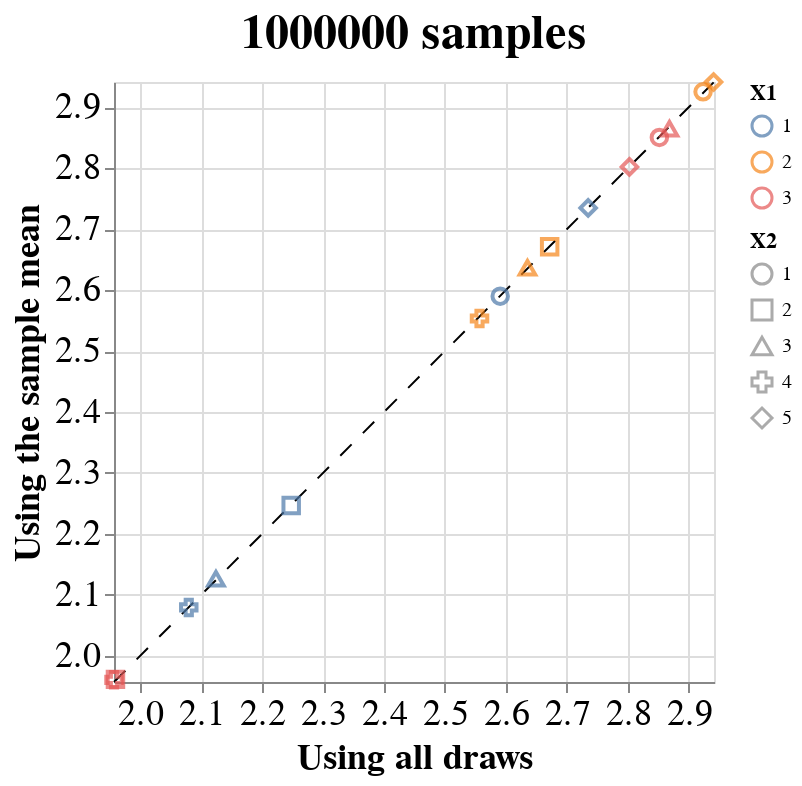

Write notebook code for a chart like this one.
### Markdown cell above
We compare the raked value of the mean of the observations with the mean of the raked values for each sample of observations.

### Code cell
delta_method = pd.DataFrame({'X1': x1, \
                             'X2': x2, \
                             'mean': df_raked.loc[df_raked.Type=='Raked'].Value})
all_draws = pd.DataFrame({'X1': x1, \
                          'X2': x2, \
                          'all_draws': mean_draws})
df_both = delta_method.merge(all_draws, how='inner', \
    on=['X1', 'X2'])
min_x = min(df_both['mean'].min(), df_both['all_draws'].min())
max_x = max(df_both['mean'].max(), df_both['all_draws'].max())
points = alt.Chart(df_both).mark_point(size=60).encode(
    x=alt.X('all_draws:Q', scale=alt.Scale(domain=[min_x, max_x], zero=False), axis=alt.Axis(title='Using all draws')),
    y=alt.Y('mean:Q', scale=alt.Scale(domain=[min_x, max_x], zero=False), axis=alt.Axis(title='Using the sample mean')),
    color=alt.Color('X1:N', legend=alt.Legend(title='X1')),
    shape=alt.Shape('X2:N', legend=alt.Legend(title='X2'))
)
diagonal = alt.Chart().mark_rule(strokeDash=[8, 8]).encode(
    x=alt.value(0),
    x2=alt.value('width'),
    y=alt.value('height'),
    y2=alt.value(0)
)
chart = (diagonal + points).properties(
    title=str(N) + ' samples',
).configure_title(
    fontSize=24
).configure_axis(
    labelFontSize=18,
    titleFontSize=18
)
chart

### Figure 1 — Vega-Lite specification as saved in the notebook (floating-point values rounded to 4 significant figures)
{"config": {"view": {"continuousWidth": 300, "continuousHeight": 300}, "axis": {"labelFontSize": 18, "titleFontSize": 18}, "title": {"fontSize": 24}}, "layer": [{"data": {"name": "empty"}, "mark": {"type": "rule", "strokeDash": [8, 8]}, "encoding": {"x": {"value": 0}, "x2": {"value": "width"}, "y": {"value": "height"}, "y2": {"value": 0}}}, {"data": {"name": "data-4c3b4f50f3d716c93544745d4fdee273"}, "mark": {"type": "point", "size": 60}, "encoding": {"color": {"field": "X1", "legend": {"title": "X1"}, "type": "nominal"}, "shape": {"field": "X2", "legend": {"title": "X2"}, "type": "nominal"}, "x": {"axis": {"title": "Using all draws"}, "field": "all_draws", "scale": {"domain": [1.957, 2.941], "zero": false}, "type": "quantitative"}, "y": {"axis": {"title": "Using the sample mean"}, "field": "mean", "scale": {"domain": [1.957, 2.941], "zero": false}, "type": "quantitative"}}}], "title": "1000000 samples", "$schema": "https://vega.github.io/schema/vega-lite/v5.20.1.json", "datasets": {"empty": [{}], "data-4c3b4f50f3d716c93544745d4fdee273": [{"X1": 1, "X2": 1, "mean": 2.59, "all_draws": 2.591}, {"X1": 2, "X2": 1, "mean": 2.925, "all_draws": 2.923}, {"X1": 3, "X2": 1, "mean": 2.85, "all_draws": 2.852}, {"X1": 1, "X2": 2, "mean": 2.247, "all_draws": 2.248}, {"X1": 2, "X2": 2, "mean": 2.671, "all_draws": 2.672}, {"X1": 3, "X2": 2, "mean": 1.962, "all_draws": 1.96}, {"X1": 1, "X2": 3, "mean": 2.127, "all_draws": 2.124}, {"X1": 2, "X2": 3, "mean": 2.637, "all_draws": 2.635}, {"X1": 3, "X2": 3, "mean": 2.865, "all_draws": 2.868}, {"X1": 1, "X2": 4, "mean": 2.08, "all_draws": 2.08}, {"X1": 2, "X2": 4, "mean": 2.553, "all_draws": 2.557}, {"X1": 3, "X2": 4, "mean": 1.961, "all_draws": 1.957}, {"X1": 1, "X2": 5, "mean": 2.735, "all_draws": 2.735}, {"X1": 2, "X2": 5, "mean": 2.941, "all_draws": 2.941}, {"X1": 3, "X2": 5, "mean": 2.802, "all_draws": 2.803}]}}
